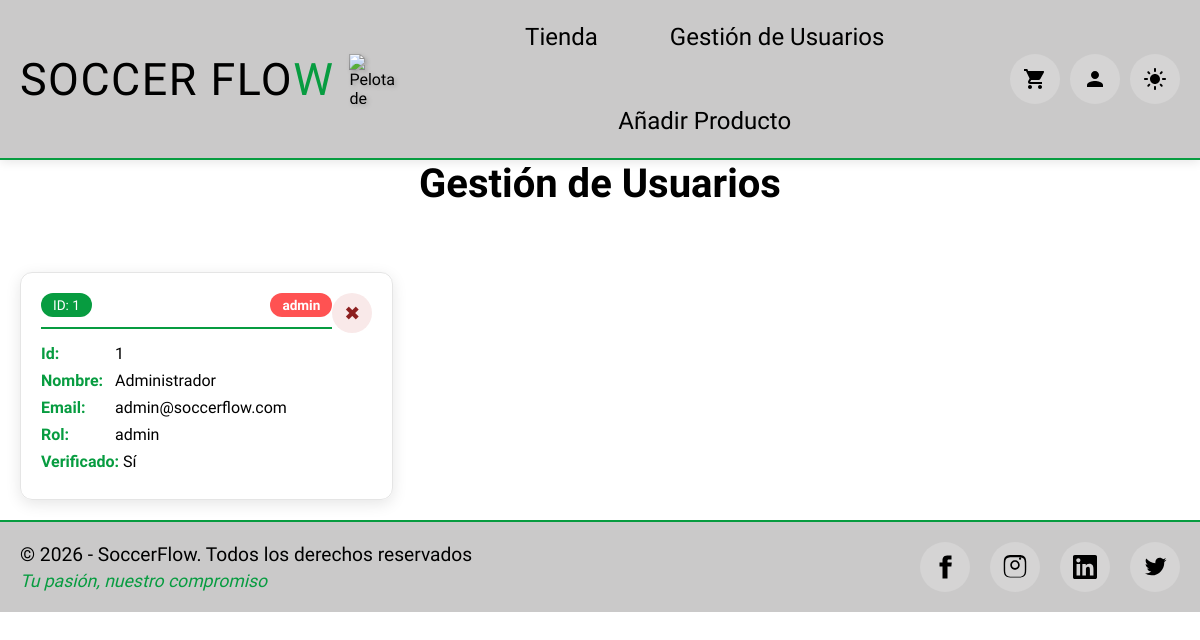
Page /admin/user (signed in) on the committed database.
### tables this page shows
CREATE TABLE users (
    ID INT AUTO_INCREMENT PRIMARY KEY,
    name VARCHAR(80) NOT NULL,
    password VARCHAR(255) NOT NULL,
    email VARCHAR(100) UNIQUE NOT NULL,
    rol ENUM('admin','user') NOT NULL DEFAULT 'user',
    email_verified_at TIMESTAMP NULL DEFAULT NULL,
    created_at TIMESTAMP DEFAULT CURRENT_TIMESTAMP
);

### app/Controllers/Controller.php (called while the page is built, shortened)
<?php
class Controller
{
    protected function render(string $view, array $data = [], bool $showLayout = true): void
    {
        require __DIR__ . '/../views/layouts/main.php';
    }
}

### app/Controllers/AdminController.php (called while the page is built, shortened)
<?php
class AdminController extends Controller
{
    private Admin $adminModel;
    public function __construct(SessionManager $session)
    {
        $this->adminModel = new Admin();
    }
    public function index(): void
    {
        $users = $this->adminModel->getAllUsers();
        $this->render('admin/user', ['users' => $users]);
    }
}

### public/index.php (called while the page is built, shortened)
<?php
require_once __DIR__ . '/../app/Core/autoload.php';
$ruta = $_GET['ctl']
    ?? trim(parse_url($_SERVER['REQUEST_URI'], PHP_URL_PATH), '/');
$path = parse_url($_SERVER['REQUEST_URI'] ?? '', PHP_URL_PATH) ?? '';
$isApi =
    str_starts_with($path, '/api') ||
    str_starts_with($ruta, 'api/') ||
    (stripos($_SERVER['HTTP_ACCEPT'] ?? '', 'application/json') !== false);
$session = new SessionManager('login', 600, $isApi);
$session->checkSecurity();
$actionName   = $map[$ruta]['action'];
$controller = new $controlador($session);
$controller->$actionName();

### app/Core/autoload.php (called while the page is built, shortened)
<?php
$appBaseDir = __DIR__ . '/../';
function Autoloader($className)
{
    global $appBaseDir;
    foreach (CLASS_PATHS as $path) {
        $file = $appBaseDir . $path . $className . '.php';
        if (file_exists($file)) {
            return;
        }
    }
}

### app/Core/Database.php (called while the page is built)
<?php
class Database
{
    private static ?PDO $db = null;
    public static function getConexion(): PDO
    {
        if (self::$db === null) {
            try {
                self::$db = new PDO(
                    "mysql:host=" . DB_HOST . ";dbname=" . DB_NAME . ";charset=utf8mb4",
                    DB_USER,
                    DB_PASS,
                    [
                        PDO::ATTR_ERRMODE => PDO::ERRMODE_EXCEPTION,
                        PDO::ATTR_DEFAULT_FETCH_MODE => PDO::FETCH_ASSOC
                    ]
                );
            } catch (PDOException $e) {
                die("Error de conexión: " . $e->getMessage());
            }
        }
        return self::$db;
    }
}

### app/Models/Admin.php (called while the page is built, shortened)
<?php
class Admin
{
    private PDO $db;
    public function __construct()
    {
        $this->db = Database::getConexion();
    }
    public function getAllUsers(): array
    {
        $sql = "SELECT ID, name, email, rol, email_verified_at FROM users";
        $stmt = $this->db->query($sql);
        return $stmt->fetchAll(PDO::FETCH_ASSOC);
    }
}

### app/Views/admin/user.php (the view, shortened to what this page needs)
<h2 class="section-title">Gestión de Usuarios</h2>
<div class="users-container">
    <?php foreach ($users as $user): ?>
    <div class="user-card">
        <div class="user-info">
            <div class="user-card-header">
                <span class="user-id-badge">ID: <?= htmlspecialchars($user['ID']) ?></span>
                <span class="user-role-badge <?= $user['rol'] === 'admin' ? 'admin' : 'user' ?>">
                    <?= htmlspecialchars($user['rol']) ?>
                </span>
            </div>
            <p><strong>Id:</strong> <?= htmlspecialchars($user['ID']) ?></p>
            <p><strong>Nombre:</strong> <?= htmlspecialchars($user['name']) ?></p>
            <p><strong>Email:</strong> <?= htmlspecialchars($user['email']) ?></p>
            <p><strong>Rol:</strong> <?= htmlspecialchars($user['rol']) ?></p>
            <p><strong>Verificado:</strong>
                <?= $user['email_verified_at'] ? '<span class="verified">Sí</span>' : '<span class="not-verified">No</span>' ?>
            </p>
        </div>
        <div class="user-actions">
            <button class="user-delete-btn" data-user-id="<?= $user['ID'] ?>">✖</button>
        </div>
    </div>
    <?php endforeach; ?>
</div>

### rows in the picture
users: ID "1", rol "admin", name "Administrador", email "admin@soccerflow.com", shows "Sí"
